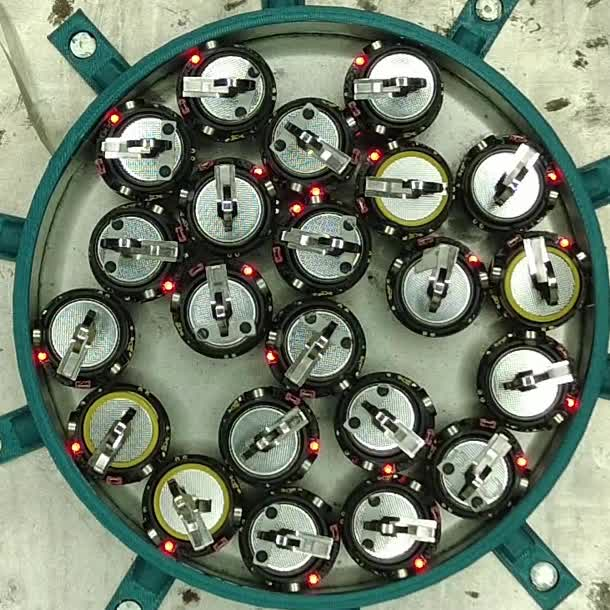
#> input picture datos/video/verificacion/corte_20261030_1600/VC1_ultimo.jpg, 610 x 610 px
$ python -i arena.py   (imports and definitions only)
#> lines starting #> are read from the running program, lines starting #| are printed output that depends on the picture; after the words box and inside, x2 and y2 are one past the last pixel; in counts of white or black regions, pixels touching at a corner belong together
#> further down, picture is the input picture: shape (610, 610, 3); mean B, G, R 106.8, 123.7, 112.4
"""Circular enclosure ("recinto"): automatic detection, manual fit and the centred reference frame.

Geometry is stored in full-frame video pixels (same coordinates as TrackingResult.x / .y).

Automatic detection (works on the analysed crop):
  1. Temporal median of a few frames spread over the trimmed range: moving robots vanish, the
     static wall stays.
  2. Ring mask: the wall is the dominant saturated hue of the image (teal on this setup). Pixels
     with S >= max(60, Otsu(S)) and hue within +/-HUE_TOL of the dominant hue are kept; red LEDs
     and yellow coin cells have other hues and fall out.
  3. Rays from a provisional centre (720 rays). On each ray the first run of ring pixels gives the
     inner edge and, if the run does not touch the image border or a mounting arm, the outer edge.
     Edges are refined to sub-pixel accuracy on the saturation profile (half-way crossing).
  4. Robust circle fit (algebraic Kasa fit + MAD rejection); centre updated and steps 3-4 repeated.
  If no saturated ring is found, a Hough circle on the gray median is used (flagged unreliable).

Time-resolved geometry (ArenaTrack): in the project's videos the enclosure slides on the plate
(~2-3 mm over the first 30 min) and the camera changes its magnification in steps (~0.5 %, refocus).
The circle is therefore measured every `step` frames, smoothed with a running median (keeps steps,
removes single bad fits) and interpolated to every frame: each robot position is expressed relative
to the centre and with the scale OF ITS OWN FRAME.

What the circles mean: the camera sees the top of the wall. The inner edge of the ring (top
rim) is the reference for the inner diameter D_in; the outer edge, for D_out. The ratio
r_out / r_in measured in pixels must match D_out / D_in: it is reported as a check.
Scale from the enclosure: s = (D_in / 2) / r_in [mm/px]. Perspective (the rim is closer to the
camera than the floor) biases it by ~ h_wall / H_camera (documented in the report).

Reference frame used for every export (scene as the observer sees it, core.orientation):
  origin = enclosure centre, x to the right, y upwards = away from the observer (counter-clockwise
  angles positive).
"""
from __future__ import annotations

import json
import math
from dataclasses import asdict, dataclass, replace
from typing import Callable, Optional, Sequence

import cv2
import numpy as np

from vidfetch.core import orientation as ori
from vidfetch.core.models import Roi, TrimRange
from vidfetch.core.video_io import VideoReader

D_IN_MM = 185.0           # inner diameter of the enclosure wall (user data)
D_OUT_MM = 195.0          # outer diameter
N_RAYS = 720
HUE_TOL = 12              # OpenCV hue units (0-179)
MIN_SAT = 60
RAY_STEP = 0.5            # px
MAX_RMS_RELIABLE = 3.0    # px
MIN_COVERAGE_RELIABLE = 0.5
MAX_RATIO_ERR = 0.03      # |r_out/r_in - D_out/D_in| tolerated


@dataclass(frozen=True)
class Arena:
    """Enclosure circle in full-frame video pixels."""

    cx: float
    cy: float
    r_in: float                       # px, inner edge of the wall (top rim)
    r_out: float = float("nan")       # px, outer edge (nan -> not measured)
    d_in_mm: float = D_IN_MM
    d_out_mm: float = D_OUT_MM
    method: str = "auto"              # auto | manual | manual (puntos) | hough
    rms_px: float = float("nan")      # residual of the inner-edge fit
    coverage: float = float("nan")    # fraction of rays where the inner edge was found
    n_frames: int = 0                 # frames used by the temporal median

    # ---- derived
    @property
    def mm_per_px(self) -> float:
        return self.d_in_mm / (2.0 * self.r_in) if self.r_in > 0 else float("nan")

    @property
    def r_in_mm(self) -> float:
        return self.d_in_mm / 2.0

    @property
    def ratio_expected(self) -> float:
        return self.d_out_mm / self.d_in_mm if self.d_in_mm > 0 else float("nan")

    @property
    def ratio_measured(self) -> float:
        return self.r_out / self.r_in if (self.r_in > 0 and np.isfinite(self.r_out)) else float("nan")

    # [14 lines left out: functions r_out_px, reliable, not called in this run]

    def with_diameters(self, d_in_mm: float, d_out_mm: float) -> "Arena":
        return replace(self, d_in_mm=float(d_in_mm), d_out_mm=float(d_out_mm))

    def to_dict(self) -> dict:
        d = asdict(self)
        return {k: (None if isinstance(v, float) and not math.isfinite(v) else v) for k, v in d.items()}

    # [23 lines left out: functions from_dict, to_centered, describe, not called in this run]


# --------------------------------------------------------------------------- circle fitting
def fit_circle(x: np.ndarray, y: np.ndarray) -> tuple[float, float, float]:
    """Algebraic (Kasa) least-squares circle. Needs >= 3 non-collinear points."""
    x, y = np.asarray(x, float), np.asarray(y, float)
    if len(x) < 3:
        raise ValueError("Se necesitan al menos 3 puntos para ajustar un círculo.")
    A = np.column_stack([2 * x, 2 * y, np.ones_like(x)])
    b = x * x + y * y
    (a0, b0, c0), *_ = np.linalg.lstsq(A, b, rcond=None)
    r2 = c0 + a0 * a0 + b0 * b0
    if not np.isfinite(r2) or r2 <= 0:
        raise ValueError("Los puntos no definen un círculo (¿están alineados?).")
    return float(a0), float(b0), float(np.sqrt(r2))


def robust_fit(x: np.ndarray, y: np.ndarray, iters: int = 8, k: float = 2.5
               ) -> tuple[float, float, float, float, np.ndarray]:
    """Kasa fit with MAD outlier rejection. Returns (cx, cy, r, rms of inliers, inlier mask)."""
    x, y = np.asarray(x, float), np.asarray(y, float)
    m = np.ones(len(x), bool)
    cx = cy = r = float("nan")
    for _ in range(iters):
        if m.sum() < 3:
            break
        cx, cy, r = fit_circle(x[m], y[m])
        res = np.hypot(x - cx, y - cy) - r
        med = np.median(res[m])
        mad = 1.4826 * np.median(np.abs(res[m] - med))
        m_new = np.abs(res - med) <= max(k * mad, 0.75)
        if np.array_equal(m_new, m):
            break
        m = m_new
    res = np.hypot(x[m] - cx, y[m] - cy) - r
    return cx, cy, r, float(np.sqrt(np.mean(res ** 2))) if m.any() else float("nan"), m


# [7 lines left out: function fit_points, not called in this run]


# --------------------------------------------------------------------------- detection
def median_background(frames: Sequence[np.ndarray]) -> np.ndarray:
    if not frames:
        raise ValueError("No hay cuadros para detectar el recinto.")
    stack = np.stack([f if f.ndim == 3 else cv2.cvtColor(f, cv2.COLOR_GRAY2BGR) for f in frames])
    return np.median(stack, axis=0).astype(np.uint8)


def ring_mask(bgr: np.ndarray) -> tuple[Optional[np.ndarray], np.ndarray, Optional[int]]:
    """(mask of the coloured wall or None, saturation channel, dominant hue)."""
    hsv = cv2.cvtColor(bgr, cv2.COLOR_BGR2HSV)
#> hsv: shape (610, 610, 3); mean H, S, V 49.7, 70.8, 125.4
    h, s, v = cv2.split(hsv)
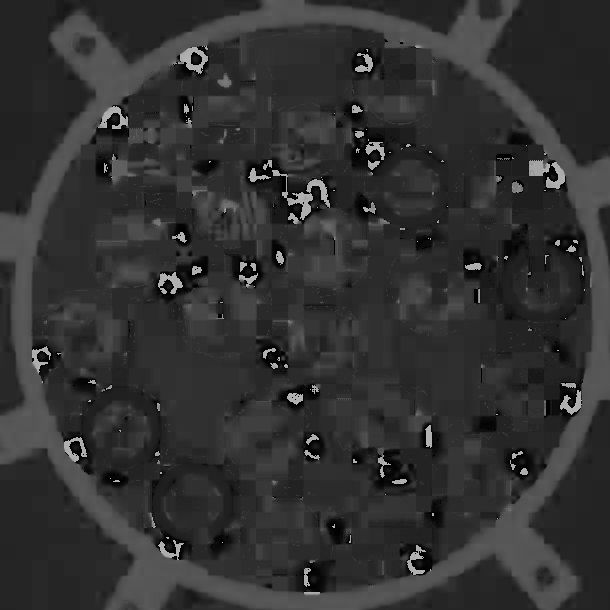
#> h: shape (610, 610); min 0, max 179, mean 49.7
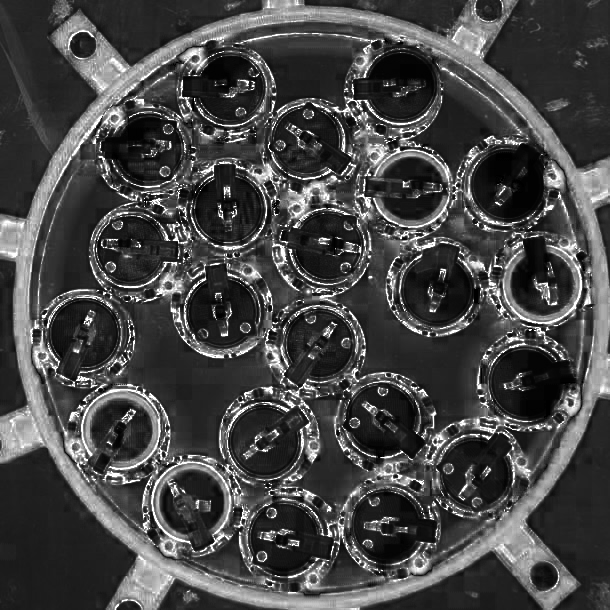
#> s: shape (610, 610); min 0, max 255, mean 70.8
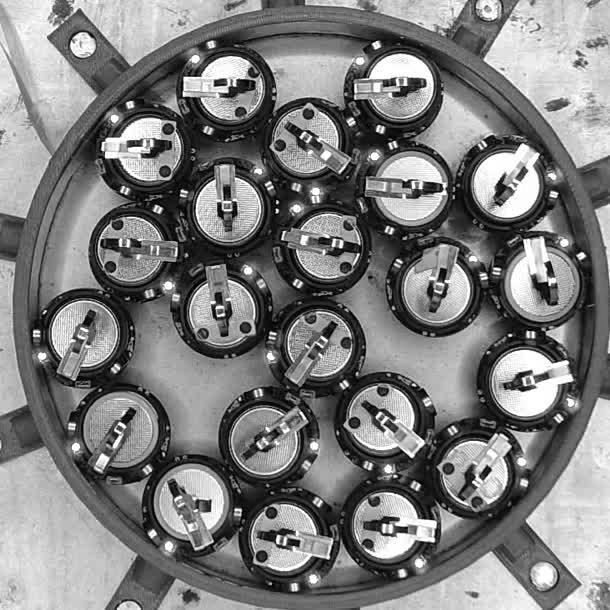
#> v: shape (610, 610); min 0, max 255, mean 125.4
    otsu, _ = cv2.threshold(s, 0, 255, cv2.THRESH_BINARY + cv2.THRESH_OTSU)
#> otsu = 103
    sat = (s >= max(MIN_SAT, float(otsu))) & (v >= 30)
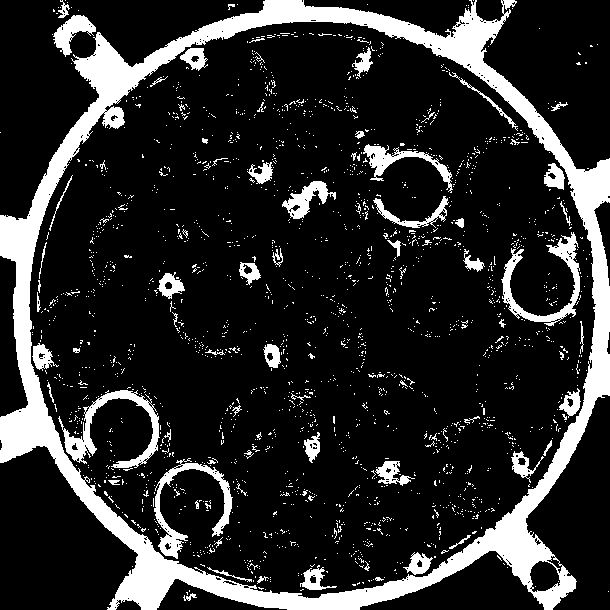
#> sat: shape (610, 610) bool; 16.6% white; 2024 white regions (1947 under 20 px), largest, box (x1, y1, x2, y2) and area: (0, 0, 610, 610) 40956, (58, 390, 160, 468) 1948, (501, 232, 580, 326) 1771
    if sat.mean() < 0.005:
        return None, s, None
    hist = np.bincount(h[sat].ravel(), minlength=180).astype(float)
#> hist = 180 values, max 6958 at index 85, min 0 at index 59, mean 342.6
    hist = np.convolve(np.r_[hist[-HUE_TOL:], hist, hist[:HUE_TOL]], np.ones(2 * HUE_TOL + 1), "valid")
#> hist = 180 values, max 41381 at index 81, min 1 at index 117, mean 8564.4
    hue = int(np.argmax(hist))
#> hue = 81
    dh = np.abs(h.astype(int) - hue)
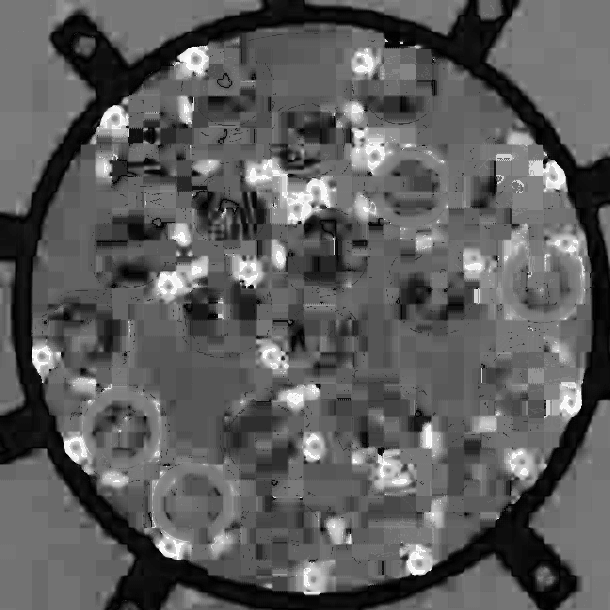
#> dh: shape (610, 610) int64; min 0, max 98, mean 35.5; drawn with min black and max white
    dh = np.minimum(dh, 180 - dh)
    mask = sat & (dh <= HUE_TOL)
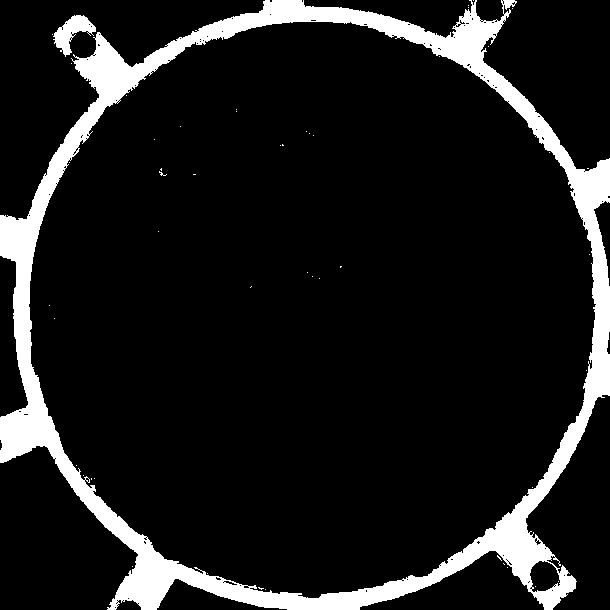
#> mask: shape (610, 610) bool; 11.1% white; 50 white regions (48 under 20 px), largest, box (x1, y1, x2, y2) and area: (0, 0, 610, 610) 40512, (53, 15, 96, 57) 780
    mask = cv2.morphologyEx(mask.astype(np.uint8), cv2.MORPH_OPEN, np.ones((3, 3), np.uint8)) > 0
#> mask: shape (610, 610) bool; 10.9% white; 4 white regions, box (x1, y1, x2, y2) and area: (0, 0, 610, 610) 38820, (533, 567, 576, 610) 763, (54, 15, 96, 55) 733, (504, 0, 515, 8) 64
#> (the rest of the program and of its run is left out)
